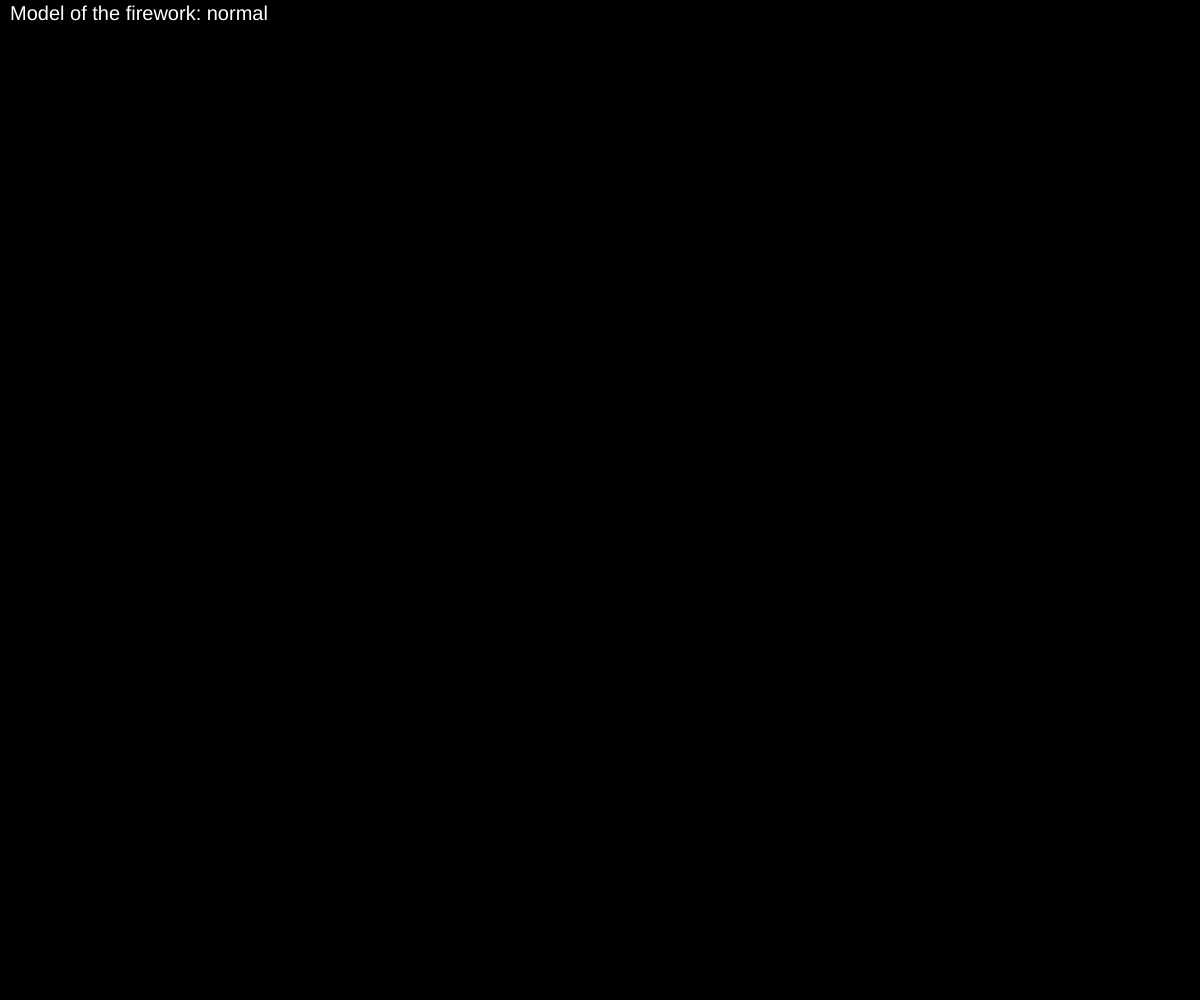
Frame 1 (no input)
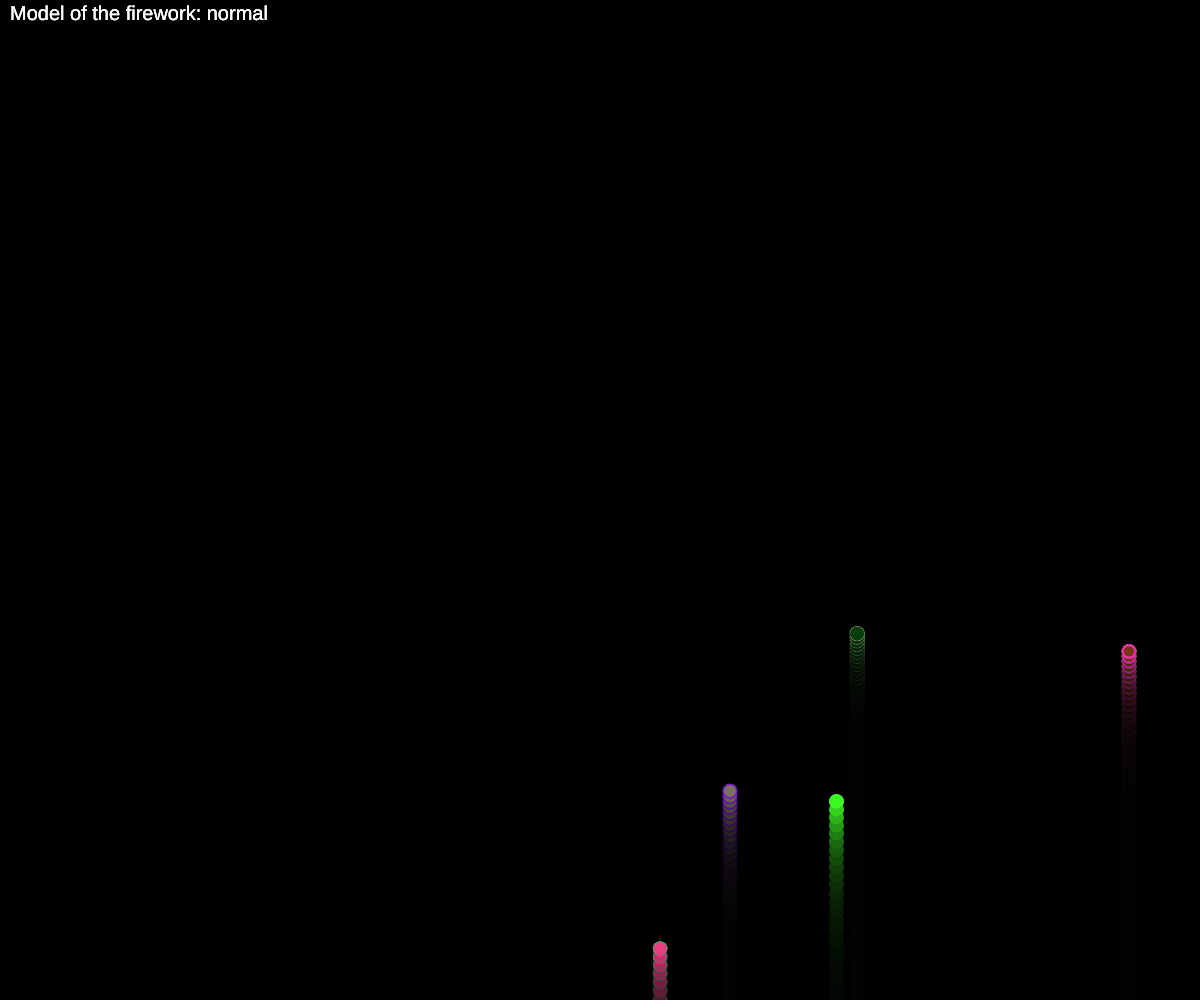
Frame 60 (no input)
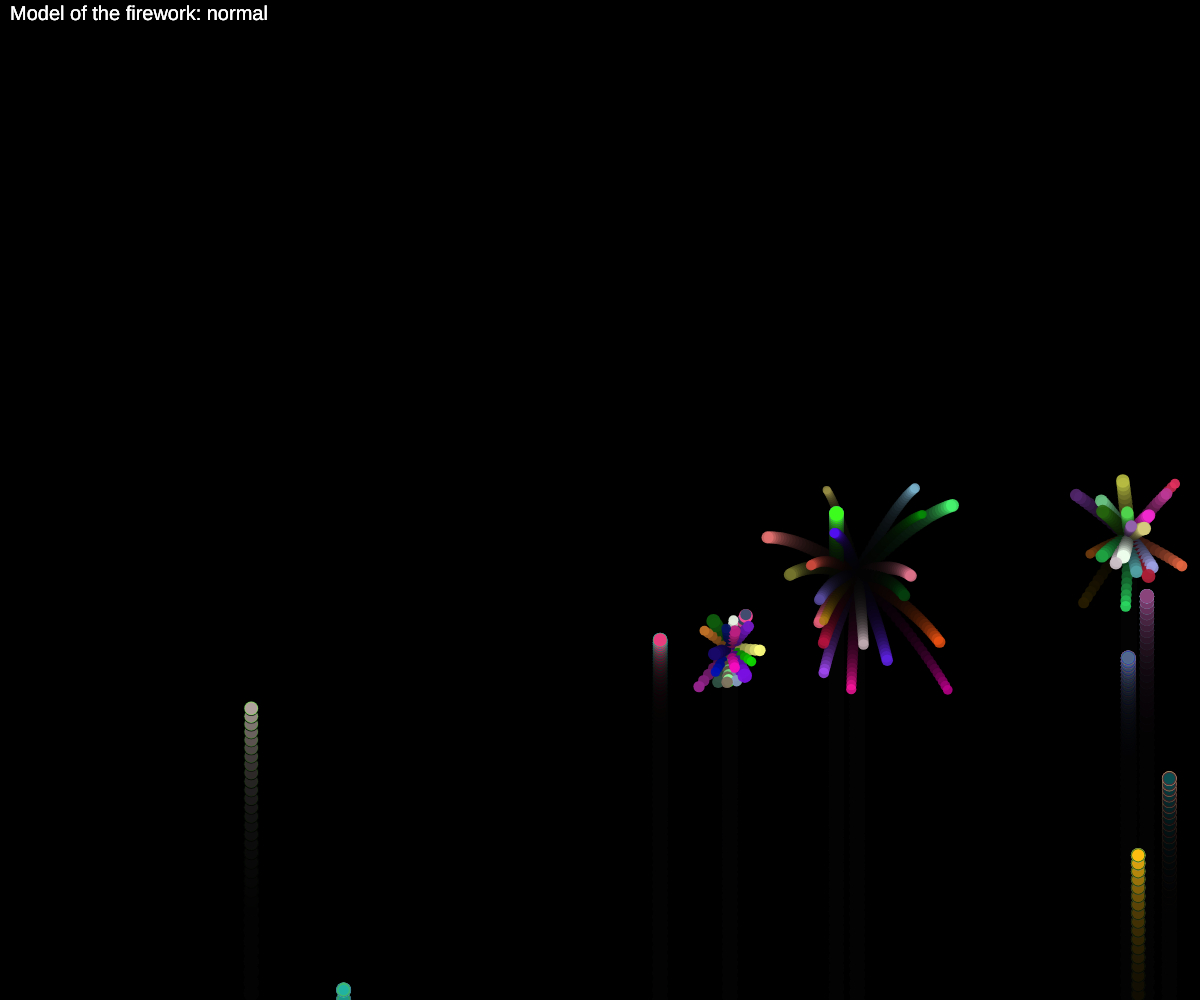
Frame 120 (the mouse pressed at the canvas centre since frame 60)

The p5.js sketch that drew these frames (run headless with seeded random() and noise() and a simulated clock; from frame 60 on, the mouse is pressed at the canvas centre):

// p5.js sketch
// ── sketch.js
let fireworks1 = [];
let fireworks2 = [];
let mix = [];
let booms = [];
let count = 0;
let model = ["normal", "circle", "mixed"];
let idx = 0;


function setup() {
  createCanvas(windowWidth, windowHeight);
  background(0);
}


function draw() {
  background(0,40);

  let px = random(width);
  let py = random(height, height + 100);
  let v = random(-11, -9);


  if (idx == 0){
    // generate 20 fireworks1 per 10 frame
    if (count == 0){
      for (let i = 0; i < 20; i ++){
        fireworks1.push( new Firework(px, py, v) );
      }
      count ++;
    }else{
      count ++;
      if (count > 10){
        count = 0;
      }
    }
  }else if (idx == 1){
    // generate 60 fireworks2 per 50 frame
    if (count == 0){
      for (let i = 0; i < 60; i ++){
        fireworks2.push( new Firework(px, py, v) );
      }
      count ++;
    }else{
      count ++;
      if (count > 40){
        count = 0;
      }
    }
  }else if (idx == 2){
    if (count == 0){
      let ran = random(0,1)
      if (ran > 0.5){
        for (let i = 0; i < 20; i ++){
          fireworks1.push( new Firework(px, py, v) );
        }
        for (let i = fireworks1.length - 1; i > fireworks1.length - 21; i --){
          fireworks1[i].model = model[0];
        }
      }else{
        for (let i = 0; i < 60; i ++){
          fireworks2.push( new Firework(px, py, v) );
        }
        for (let i = fireworks2.length - 1; i > fireworks2.length - 61; i --){
          fireworks2[i].model = model[1];
        }
      }
      count ++;
    }else{
      count ++;
      if (count > 30){
        count = 0;
      }
    }
  }


  // update and display the fireworks1
  for (let i=0; i<fireworks1.length; i++) {
    let f = fireworks1[i];
    f.acc = createVector(0, 0.1);
    f.updatePosition();
    f.display();

    // If the firework is not exploded and the velocity on y-axis is 0, explode
    if (f.vel.y > 0){
      if (f.isExploded == false){
        f.explode();
      }
    }

    // After explosion, update the lifespan
    if (f.isExploded){
      f.updateLifespan();
    }

    // remove fireworks1 which are done!
    if (fireworks1[i].isDone) {
      fireworks1.splice(i, 1);
    }
  }

  // update and display the fireworks2
  for (let i=0; i<fireworks2.length; i++) {
    let f = fireworks2[i];
    f.acc = createVector(0, 0.1);
    f.updatePosition();
    f.display();

    // If the firework is not exploded and the velocity on y-axis is 0, explode
    if (f.vel.y > 0){
      if (f.isExploded == false){
        f.explode();
      }
    }

    // After explosion, update the lifespan
    if (f.isExploded){
      f.updateLifespan();
    }

    // remove fireworks1 which are done!
    if (f.isDone) {
      f.boom();
      fireworks2.splice(i, 1);
    }
  }

  // update and display the booms
  for (let i=0; i<booms.length; i++) {
    let f = booms[i];
    f.acc = createVector(0, 0.1);
    f.move();
    f.display();
    f.updateLifespan();

    // remove fireworks1 which are done!
    if (f.isDone) {
      booms.splice(i, 1);
    }
  }

  // limit the number of particles
  while (fireworks1.length > 2000) {
    fireworks1.splice(0,1);
  }

  // limit the number of particles
  while (fireworks2.length > 2000) {
    fireworks1.splice(0,1);
  }

  // limit the number of particles
  while (booms.length > 3000) {
    booms.splice(0,1);
  }

  // display the model of the fireworks
  textSize(20);
  fill(255);
  text("Model of the firework: " + model[idx], 10, 20);
}

// click the mouse to shoot the firework
function mouseClicked() {
  let mouse = createVector(mouseX, mouseY);
  if (idx == 0){
    for (let i = 0; i < 20; i ++){
      fireworks1.push( new Firework(mouse.x, mouse.y, 0) );
    }
  }else if (idx == 1){
    for (let i = 0; i < 60; i ++){
      fireworks2.push( new Firework(mouse.x, mouse.y, 0) );
    }
  }else if (idx == 2){
    let ran = random(0,1)
    if (ran > 0.5){
      for (let i = 0; i < 20; i ++){
        fireworks1.push( new Firework(mouse.x, mouse.y, 0) );
      }
      for (let i = fireworks1.length - 1; i > fireworks1.length - 21; i --){
        fireworks1[i].model = model[0];
      }
    }else{
      for (let i = 0; i < 60; i ++){
        fireworks2.push( new Firework(mouse.x, mouse.y, 0) );
      }
      for (let i = fireworks2.length - 1; i > fireworks2.length - 61; i --){
        fireworks2[i].model = model[1];
      }
    }
  }
}

// Press the space to change the mode
function keyPressed(){
  if (key == ' '){
    idx ++;
    if (idx > 2){
      idx = 0;
    }
  }
}



// Firework class
class Firework {
  constructor(x, y, v) {
    // properties
    this.pos = createVector(x, y);
    this.vel = createVector( 0, v );
    this.acc = createVector();
    this.isExploded = false;
    this.size = random(10, 15);
    this.r = random(255);
    this.g = random(255);
    this.b = random(255);
    this.model = model[idx];

    // Lifespan of the firework
    this.lifespan = 1.0; // 100%
    this.lifeReduction = random(0.005, 0.01);
    this.isDone = false;
  }
  // methods

  updateLifespan() {
    this.lifespan -= this.lifeReduction;
    if (this.lifespan <= 0.0) {
      this.isDone = true;
    }
  }

  updatePosition() {
    // acc -> vel -> pos
    this.vel.add( this.acc );
    this.pos.add( this.vel ); // this.x += this.xSpd;
    this.acc.mult(0); // release

    if (this.isExploded) {
      if (this.model == "normal"){
        this.vel.mult(0.965);
      }else if (this.model == "circle"){
        this.vel.mult(0.8);
      }
    }
  }

  display() {
    push();
    translate(this.pos.x, this.pos.y);
    fill(this.r, this.g, this.b, 255 * this.lifespan);
    noStroke();
    ellipse(0, 0, this.size * this.lifespan, this.size * this.lifespan);
    pop();
  }

  explode(){
    // console.log(this.model);
    if (this.model == "normal"){
      this.vel = createVector(random(-6,6), random(-7,7));
      this.isExploded = true;
    }else if (this.model == "circle"){
      let angle = random(TAU);
      this.vel = p5.Vector.fromAngle(angle);
      this.vel.mult(random(0.1, 30));
      this.isExploded = true;
    }
  }

  boom(){
    for (let i = 0; i < 10; i++){
      booms.push( new Explosion(this.pos.x, this.pos.y) );
    }
  }
}

class Explosion {
  constructor(x, y){
    this.pos = createVector(x, y);
    this.vel = p5.Vector.fromAngle(random(TAU));
    this.acc = createVector();
    this.size = random(5, 10);
    this.r = random(0,255);
    this.g = random(0,255);
    this.b = random(0,255);
    this.lifespan = 0.4; // 40%
    this.lifeReduction = random(0.005, 0.01);
    this.isDone = false;
  }

  move() {
    // this.vel.mult(random(0.1, 3));

    this.vel.add( this.acc );
    this.pos.add( this.vel ); // this.x += this.xSpd;
    this.acc.mult(0); // release
  }

  display(){
    push();
    translate(this.pos.x, this.pos.y);
    noStroke();
    fill(this.r, this.g, this.b, 500 * this.lifespan);
    ellipse(0, 0, this.size * this.lifespan, this.size * this.lifespan);
    pop();
  }

  updateLifespan() {
    this.lifespan -= this.lifeReduction;
    if (this.lifespan <= 0.0) {
      this.isDone = true;
    }
  }
}
